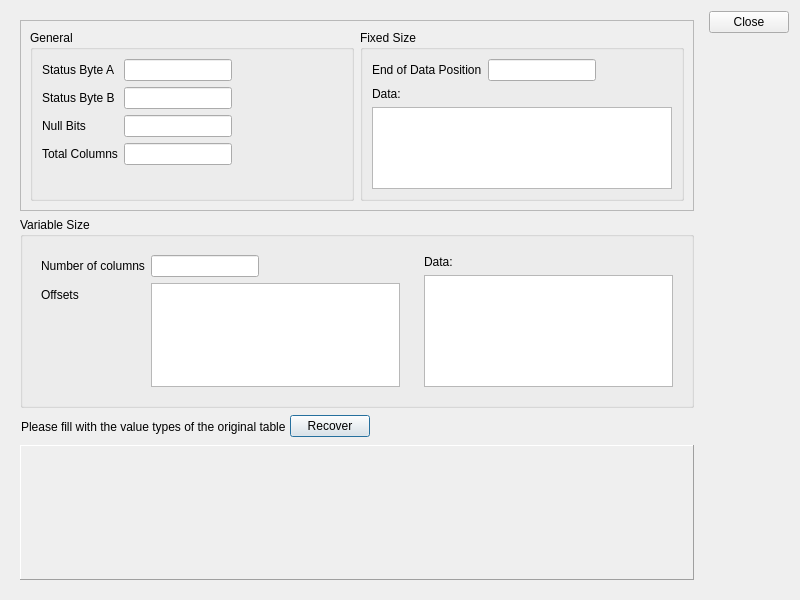
<?xml version="1.0" encoding="UTF-8"?>
<ui version="4.0">
 <class>RegisterRestorer</class>
 <widget class="QDialog" name="RegisterRestorer">
  <property name="geometry">
   <rect>
    <x>0</x>
    <y>0</y>
    <width>800</width>
    <height>600</height>
   </rect>
  </property>
  <property name="minimumSize">
   <size>
    <width>640</width>
    <height>480</height>
   </size>
  </property>
  <property name="windowTitle">
   <string>Dialog</string>
  </property>
  <layout class="QHBoxLayout" name="horizontalLayout">
   <item>
    <widget class="QWidget" name="widget" native="true">
     <property name="sizePolicy">
      <sizepolicy hsizetype="Preferred" vsizetype="MinimumExpanding">
       <horstretch>0</horstretch>
       <verstretch>0</verstretch>
      </sizepolicy>
     </property>
     <layout class="QVBoxLayout" name="verticalLayout">
      <item>
       <widget class="QFrame" name="frame">
        <property name="sizePolicy">
         <sizepolicy hsizetype="Minimum" vsizetype="Minimum">
          <horstretch>0</horstretch>
          <verstretch>0</verstretch>
         </sizepolicy>
        </property>
        <property name="frameShape">
         <enum>QFrame::StyledPanel</enum>
        </property>
        <property name="frameShadow">
         <enum>QFrame::Raised</enum>
        </property>
        <layout class="QHBoxLayout" name="horizontalLayout_5">
         <item>
          <widget class="QGroupBox" name="groupBox">
           <property name="sizePolicy">
            <sizepolicy hsizetype="Minimum" vsizetype="Minimum">
             <horstretch>0</horstretch>
             <verstretch>0</verstretch>
            </sizepolicy>
           </property>
           <property name="title">
            <string>General</string>
           </property>
           <layout class="QFormLayout" name="formLayout">
            <item row="0" column="0">
             <widget class="QLabel" name="lvlStatusByteA">
              <property name="text">
               <string>Status Byte A</string>
              </property>
             </widget>
            </item>
            <item row="0" column="1">
             <widget class="QLineEdit" name="leStatusBitA">
              <property name="sizePolicy">
               <sizepolicy hsizetype="Fixed" vsizetype="Fixed">
                <horstretch>0</horstretch>
                <verstretch>0</verstretch>
               </sizepolicy>
              </property>
              <property name="readOnly">
               <bool>true</bool>
              </property>
             </widget>
            </item>
            <item row="1" column="0">
             <widget class="QLabel" name="lblStatusByteB">
              <property name="text">
               <string>Status Byte B</string>
              </property>
             </widget>
            </item>
            <item row="2" column="0">
             <widget class="QLabel" name="lblNullBits">
              <property name="text">
               <string>Null Bits</string>
              </property>
             </widget>
            </item>
            <item row="2" column="1">
             <widget class="QLineEdit" name="leNullBits">
              <property name="sizePolicy">
               <sizepolicy hsizetype="Fixed" vsizetype="Fixed">
                <horstretch>0</horstretch>
                <verstretch>0</verstretch>
               </sizepolicy>
              </property>
              <property name="readOnly">
               <bool>true</bool>
              </property>
             </widget>
            </item>
            <item row="3" column="0">
             <widget class="QLabel" name="lblTotalColumns">
              <property name="text">
               <string>Total Columns</string>
              </property>
             </widget>
            </item>
            <item row="3" column="1">
             <widget class="QLineEdit" name="leTotalColumns">
              <property name="sizePolicy">
               <sizepolicy hsizetype="Fixed" vsizetype="Fixed">
                <horstretch>0</horstretch>
                <verstretch>0</verstretch>
               </sizepolicy>
              </property>
              <property name="readOnly">
               <bool>true</bool>
              </property>
             </widget>
            </item>
            <item row="1" column="1">
             <widget class="QLineEdit" name="leStatusBitB">
              <property name="sizePolicy">
               <sizepolicy hsizetype="Fixed" vsizetype="Fixed">
                <horstretch>0</horstretch>
                <verstretch>0</verstretch>
               </sizepolicy>
              </property>
              <property name="readOnly">
               <bool>true</bool>
              </property>
             </widget>
            </item>
           </layout>
          </widget>
         </item>
         <item>
          <widget class="QGroupBox" name="groupBox_2">
           <property name="sizePolicy">
            <sizepolicy hsizetype="Minimum" vsizetype="Minimum">
             <horstretch>0</horstretch>
             <verstretch>0</verstretch>
            </sizepolicy>
           </property>
           <property name="title">
            <string>Fixed Size</string>
           </property>
           <layout class="QFormLayout" name="formLayout_2">
            <property name="fieldGrowthPolicy">
             <enum>QFormLayout::AllNonFixedFieldsGrow</enum>
            </property>
            <item row="0" column="0">
             <widget class="QLabel" name="lblFixedSizeEndOfData">
              <property name="text">
               <string>End of Data Position</string>
              </property>
             </widget>
            </item>
            <item row="0" column="1">
             <widget class="QLineEdit" name="leFixedEndOfDataPosition">
              <property name="sizePolicy">
               <sizepolicy hsizetype="Fixed" vsizetype="Fixed">
                <horstretch>0</horstretch>
                <verstretch>0</verstretch>
               </sizepolicy>
              </property>
              <property name="dragEnabled">
               <bool>false</bool>
              </property>
              <property name="readOnly">
               <bool>true</bool>
              </property>
             </widget>
            </item>
            <item row="1" column="0">
             <widget class="QLabel" name="lblFixedSizeData">
              <property name="text">
               <string>Data:</string>
              </property>
             </widget>
            </item>
            <item row="2" column="0" colspan="2">
             <widget class="QTextBrowser" name="leFixedData">
              <property name="sizePolicy">
               <sizepolicy hsizetype="Preferred" vsizetype="Expanding">
                <horstretch>0</horstretch>
                <verstretch>0</verstretch>
               </sizepolicy>
              </property>
              <property name="readOnly">
               <bool>true</bool>
              </property>
             </widget>
            </item>
           </layout>
          </widget>
         </item>
        </layout>
       </widget>
      </item>
      <item>
       <widget class="QGroupBox" name="groupBox_3">
        <property name="sizePolicy">
         <sizepolicy hsizetype="Preferred" vsizetype="MinimumExpanding">
          <horstretch>0</horstretch>
          <verstretch>0</verstretch>
         </sizepolicy>
        </property>
        <property name="title">
         <string>Variable Size</string>
        </property>
        <layout class="QHBoxLayout" name="horizontalLayout_2">
         <item>
          <widget class="QWidget" name="widget_2" native="true">
           <layout class="QFormLayout" name="formLayout_4">
            <property name="fieldGrowthPolicy">
             <enum>QFormLayout::AllNonFixedFieldsGrow</enum>
            </property>
            <item row="0" column="0">
             <widget class="QLabel" name="lvlVariableNumberOfColumns">
              <property name="text">
               <string>Number of columns</string>
              </property>
             </widget>
            </item>
            <item row="0" column="1">
             <widget class="QLineEdit" name="leVariableNumberOfColumns">
              <property name="sizePolicy">
               <sizepolicy hsizetype="Fixed" vsizetype="Fixed">
                <horstretch>0</horstretch>
                <verstretch>0</verstretch>
               </sizepolicy>
              </property>
              <property name="readOnly">
               <bool>true</bool>
              </property>
             </widget>
            </item>
            <item row="1" column="0">
             <widget class="QLabel" name="lblVariableOffsets">
              <property name="text">
               <string>Offsets</string>
              </property>
             </widget>
            </item>
            <item row="1" column="1">
             <widget class="QTextBrowser" name="leVariableOffsets">
              <property name="sizePolicy">
               <sizepolicy hsizetype="Preferred" vsizetype="Preferred">
                <horstretch>0</horstretch>
                <verstretch>0</verstretch>
               </sizepolicy>
              </property>
              <property name="readOnly">
               <bool>true</bool>
              </property>
             </widget>
            </item>
           </layout>
          </widget>
         </item>
         <item>
          <widget class="QWidget" name="widget_3" native="true">
           <layout class="QFormLayout" name="formLayout_3">
            <item row="0" column="0">
             <widget class="QLabel" name="lblVariableData">
              <property name="text">
               <string>Data:</string>
              </property>
             </widget>
            </item>
            <item row="1" column="0" colspan="2">
             <widget class="QTextBrowser" name="leVariableData">
              <property name="sizePolicy">
               <sizepolicy hsizetype="Preferred" vsizetype="Preferred">
                <horstretch>0</horstretch>
                <verstretch>0</verstretch>
               </sizepolicy>
              </property>
              <property name="readOnly">
               <bool>true</bool>
              </property>
             </widget>
            </item>
           </layout>
          </widget>
         </item>
        </layout>
       </widget>
      </item>
      <item>
       <widget class="QWidget" name="widget_4" native="true">
        <property name="minimumSize">
         <size>
          <width>0</width>
          <height>25</height>
         </size>
        </property>
        <layout class="QHBoxLayout" name="horizontalLayout_4">
         <property name="spacing">
          <number>1</number>
         </property>
         <property name="leftMargin">
          <number>1</number>
         </property>
         <property name="topMargin">
          <number>1</number>
         </property>
         <property name="rightMargin">
          <number>1</number>
         </property>
         <property name="bottomMargin">
          <number>1</number>
         </property>
         <item>
          <widget class="QLabel" name="label">
           <property name="text">
            <string>Please fill with the value types of the original table </string>
           </property>
          </widget>
         </item>
         <item>
          <widget class="QPushButton" name="pbRecover">
           <property name="text">
            <string>Recover</string>
           </property>
          </widget>
         </item>
         <item>
          <spacer name="horizontalSpacer">
           <property name="orientation">
            <enum>Qt::Horizontal</enum>
           </property>
           <property name="sizeHint" stdset="0">
            <size>
             <width>40</width>
             <height>20</height>
            </size>
           </property>
          </spacer>
         </item>
        </layout>
       </widget>
      </item>
      <item>
       <widget class="QScrollArea" name="scArea">
        <property name="sizePolicy">
         <sizepolicy hsizetype="Preferred" vsizetype="Preferred">
          <horstretch>0</horstretch>
          <verstretch>0</verstretch>
         </sizepolicy>
        </property>
        <property name="minimumSize">
         <size>
          <width>100</width>
          <height>135</height>
         </size>
        </property>
        <property name="frameShape">
         <enum>QFrame::Panel</enum>
        </property>
        <property name="frameShadow">
         <enum>QFrame::Raised</enum>
        </property>
        <property name="verticalScrollBarPolicy">
         <enum>Qt::ScrollBarAlwaysOff</enum>
        </property>
        <property name="widgetResizable">
         <bool>true</bool>
        </property>
        <widget class="QWidget" name="scrollAreaWidgetContents">
         <property name="geometry">
          <rect>
           <x>0</x>
           <y>0</y>
           <width>681</width>
           <height>133</height>
          </rect>
         </property>
         <layout class="QHBoxLayout" name="horizontalLayout_3"/>
        </widget>
       </widget>
      </item>
     </layout>
    </widget>
   </item>
   <item>
    <widget class="QDialogButtonBox" name="buttonBox">
     <property name="orientation">
      <enum>Qt::Vertical</enum>
     </property>
     <property name="standardButtons">
      <set>QDialogButtonBox::Close</set>
     </property>
    </widget>
   </item>
  </layout>
 </widget>
 <resources/>
 <connections>
  <connection>
   <sender>buttonBox</sender>
   <signal>accepted()</signal>
   <receiver>RegisterRestorer</receiver>
   <slot>accept()</slot>
   <hints>
    <hint type="sourcelabel">
     <x>248</x>
     <y>254</y>
    </hint>
    <hint type="destinationlabel">
     <x>157</x>
     <y>274</y>
    </hint>
   </hints>
  </connection>
  <connection>
   <sender>buttonBox</sender>
   <signal>rejected()</signal>
   <receiver>RegisterRestorer</receiver>
   <slot>reject()</slot>
   <hints>
    <hint type="sourcelabel">
     <x>316</x>
     <y>260</y>
    </hint>
    <hint type="destinationlabel">
     <x>286</x>
     <y>274</y>
    </hint>
   </hints>
  </connection>
 </connections>
</ui>
